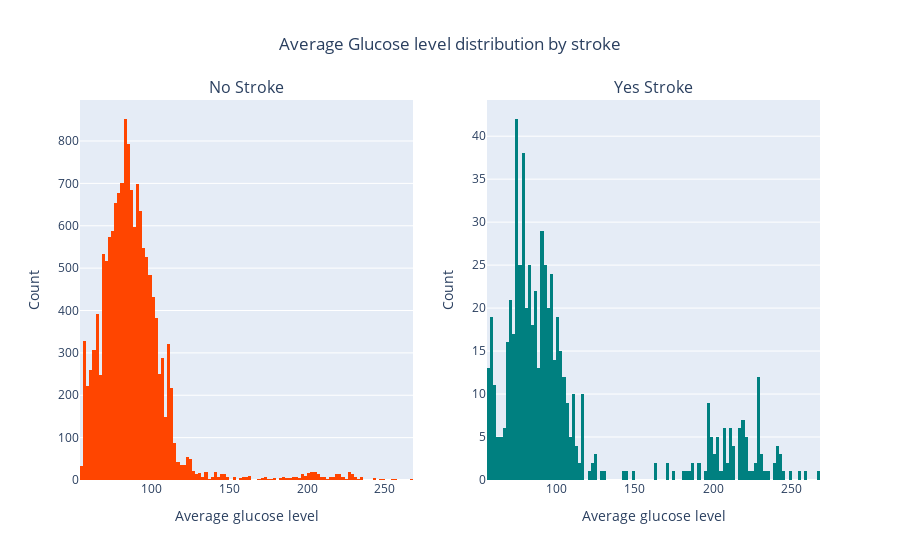

Notebook code for this chart:
### Code cell
fig=custom_histogram('avg_glucose_level', ['Average Glucose level distribution by stroke','Average glucose level'])
fig.show()

### Figure 1 — Plotly figure (JSON) as saved in the notebook; plotly's stock layout.template omitted (floating-point values rounded to 4 significant figures; data arrays with more than 128 entries replaced by an {"elided": "..."} marker saying what was removed)
{"data": [{"alignmentgroup": "True", "bingroup": "x", "hovertemplate": "avg_glucose_level=%{x}<br>count=%{y}<extra></extra>", "legendgroup": "", "marker": {"color": "#FF4500", "pattern": {"shape": ""}}, "name": "", "offsetgroup": "", "orientation": "v", "showlegend": false, "type": "histogram", "x": {"elided": "14671 float values"}, "xaxis": "x", "yaxis": "y"}, {"alignmentgroup": "True", "bingroup": "x", "hovertemplate": "avg_glucose_level=%{x}<br>count=%{y}<extra></extra>", "legendgroup": "", "marker": {"color": "#008080", "pattern": {"shape": ""}}, "name": "", "offsetgroup": "", "orientation": "v", "showlegend": false, "type": "histogram", "x": {"elided": "632 float values"}, "xaxis": "x2", "yaxis": "y2"}], "layout": {"annotations": [{"font": {"size": 16}, "showarrow": false, "text": "No Stroke", "x": 0.225, "xanchor": "center", "xref": "paper", "y": 1, "yanchor": "bottom", "yref": "paper"}, {"font": {"size": 16}, "showarrow": false, "text": "Yes Stroke", "x": 0.775, "xanchor": "center", "xref": "paper", "y": 1, "yanchor": "bottom", "yref": "paper"}], "title": {"text": "Average Glucose level distribution by stroke", "x": 0.5}, "xaxis": {"anchor": "y", "domain": [0, 0.45], "title": {"text": "Average glucose level"}}, "xaxis2": {"anchor": "y2", "domain": [0.55, 1], "title": {"text": "Average glucose level"}}, "yaxis": {"anchor": "x", "domain": [0, 1], "title": {"text": "Count"}}, "yaxis2": {"anchor": "x2", "domain": [0, 1], "title": {"text": "Count"}}}}
